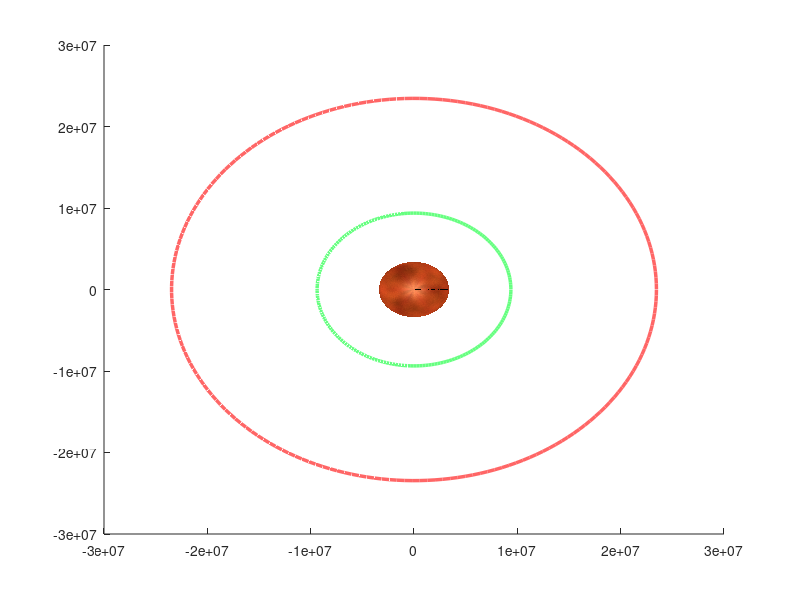

MATLAB code to generate this figure:
clc; clear; close all;

%% Mars Constants
mu_mars = 4.2828e13;          % Mars gravitational parameter (m^3/s^2)
R_mars  = 3389.5e3;           % Mars mean radius (m)

%% Moon Orbital Parameters (from Mars center)
r_phobos  = 9376e3;           % Phobos orbital radius (m)
r_deimos  = 23463e3;          % Deimos orbital radius (m)

% Actual orbital inclinations relative to Mars equator
inc_phobos = 1.08 * pi/180;   % ~1.08 degrees
inc_deimos = 1.79 * pi/180;   % ~1.79 degrees


fprintf('MARS MISSION ORBIT ARCHITECTURE STUDY\n');

%% ORBIT TYPE 1: HIGHLY ELLIPTICAL POLAR ORBIT
% Periapsis near Mars surface, apoapsis beyond Deimos
fprintf('Calculating Orbit Type 1: Highly Elliptical Polar...\n');

% Elliptical orbit parameters
r_periapsis_1 = R_mars + 300e3;      % 300 km altitude at periapsis
r_apoapsis_1 = r_deimos * 1.3;       % 30% beyond Deimos at apoapsis
a_ellip_1 = (r_periapsis_1 + r_apoapsis_1) / 2;  % Semi-major axis
e_ellip_1 = (r_apoapsis_1 - r_periapsis_1) / (r_apoapsis_1 + r_periapsis_1);  % Eccentricity
inc_ellip_1 = 90 * pi/180;            % Polar orbit

% Orbital period
T_ellip_1 = 2*pi*sqrt(a_ellip_1^3/mu_mars);

% Calculate velocities at key points
v_peri_1 = sqrt(mu_mars*(2/r_periapsis_1 - 1/a_ellip_1));
v_apo_1 = sqrt(mu_mars*(2/r_apoapsis_1 - 1/a_ellip_1));

% Transfer ΔV calculations
% From parking orbit to elliptical orbit
r_park = R_mars + 400e3;  % 400 km parking orbit
v_park = sqrt(mu_mars/r_park);
dV_insert_1 = abs(v_peri_1 - v_park);  % Insertion burn

% Access to Phobos
r_at_phobos = a_ellip_1*(1-e_ellip_1^2)/(1+e_ellip_1*cos(acos((a_ellip_1*(1-e_ellip_1^2)-r_phobos)/(e_ellip_1*r_phobos))));
v_at_phobos_ellip = sqrt(mu_mars*(2/r_phobos - 1/a_ellip_1));
v_phobos_circ = sqrt(mu_mars/r_phobos);
dV_phobos_1 = abs(v_phobos_circ - v_at_phobos_ellip) + 2*v_phobos_circ*sin(inc_ellip_1/2);

% Access to Deimos
v_at_deimos_ellip = v_apo_1;  % At apoapsis near Deimos
v_deimos_circ = sqrt(mu_mars/r_deimos);
dV_deimos_1 = abs(v_deimos_circ - v_at_deimos_ellip) + 2*v_deimos_circ*sin(inc_ellip_1/2);

% Total mission ΔV
total_dV_1 = dV_insert_1 + dV_phobos_1 + dV_deimos_1;

% Proximity metrics (minimum distances during orbit)
min_dist_mars_1 = r_periapsis_1 - R_mars;
min_dist_phobos_1 = abs(r_phobos - r_periapsis_1);  % Approximate
min_dist_deimos_1 = abs(r_apoapsis_1 - r_deimos);

%% ORBIT TYPE 2: COPLANAR CIRCULAR ORBIT
fprintf('Calculating Orbit Type 2: Coplanar Circular...\n');

% Optimal radius between Phobos and Deimos
r_circular_2 = sqrt(r_phobos * r_deimos);  % Geometric mean
inc_circular_2 = (inc_phobos + inc_deimos)/2;  % Average inclination

% Orbital period
T_circular_2 = 2*pi*sqrt(r_circular_2^3/mu_mars);

% Circular velocity
v_circ_2 = sqrt(mu_mars/r_circular_2);

% Transfer from parking orbit
a_trans_to_circ = (r_park + r_circular_2)/2;
v_park_depart = sqrt(mu_mars*(2/r_park - 1/a_trans_to_circ));
v_circ_arrive = sqrt(mu_mars*(2/r_circular_2 - 1/a_trans_to_circ));
dV_insert_2 = abs(v_park_depart - v_park) + abs(v_circ_2 - v_circ_arrive);

% Access to Phobos (transfer down)
a_to_phobos = (r_circular_2 + r_phobos)/2;
v_phobos_depart = sqrt(mu_mars*(2/r_circular_2 - 1/a_to_phobos));
v_phobos_arrive = sqrt(mu_mars*(2/r_phobos - 1/a_to_phobos));
v_phobos_circ = sqrt(mu_mars/r_phobos);
dV_phobos_2 = abs(v_phobos_depart - v_circ_2) + abs(v_phobos_circ - v_phobos_arrive);
% Plane change
dV_phobos_2 = dV_phobos_2 + 2*v_phobos_arrive*sin(abs(inc_circular_2-inc_phobos)/2);

% Access to Deimos (transfer up)
a_to_deimos = (r_circular_2 + r_deimos)/2;
v_deimos_depart = sqrt(mu_mars*(2/r_circular_2 - 1/a_to_deimos));
v_deimos_arrive = sqrt(mu_mars*(2/r_deimos - 1/a_to_deimos));
v_deimos_circ = sqrt(mu_mars/r_deimos);
dV_deimos_2 = abs(v_deimos_depart - v_circ_2) + abs(v_deimos_circ - v_deimos_arrive);
% Plane change
dV_deimos_2 = dV_deimos_2 + 2*v_deimos_arrive*sin(abs(inc_circular_2-inc_deimos)/2);

% Total mission ΔV
total_dV_2 = dV_insert_2 + dV_phobos_2 + dV_deimos_2;

% Proximity metrics
min_dist_mars_2 = r_circular_2 - R_mars;
min_dist_phobos_2 = abs(r_circular_2 - r_phobos);
min_dist_deimos_2 = abs(r_circular_2 - r_deimos);

%% ORBIT TYPE 3: ELLIPTICAL BETWEEN PHOBOS AND DEIMOS
fprintf('Calculating Orbit Type 3: Elliptical Between Moons...\n');

% Periapsis just outside Phobos, apoapsis at Deimos
r_periapsis_3 = r_phobos * 1.15;      % 15% outside Phobos orbit
r_apoapsis_3 = r_deimos;
a_ellip_3 = (r_periapsis_3 + r_apoapsis_3) / 2;
e_ellip_3 = (r_apoapsis_3 - r_periapsis_3) / (r_apoapsis_3 + r_periapsis_3);
inc_ellip_3 = (inc_phobos + inc_deimos)/2;  % Average inclination

% Orbital period
T_ellip_3 = 2*pi*sqrt(a_ellip_3^3/mu_mars);

% Velocities
v_peri_3 = sqrt(mu_mars*(2/r_periapsis_3 - 1/a_ellip_3));
v_apo_3 = sqrt(mu_mars*(2/r_apoapsis_3 - 1/a_ellip_3));

% Transfer from parking orbit
a_trans_to_ellip = (r_park + r_periapsis_3)/2;
v_park_depart_3 = sqrt(mu_mars*(2/r_park - 1/a_trans_to_ellip));
v_peri_arrive = sqrt(mu_mars*(2/r_periapsis_3 - 1/a_trans_to_ellip));
dV_insert_3 = abs(v_park_depart_3 - v_park) + abs(v_peri_3 - v_peri_arrive);

% Access to Phobos (near periapsis)
v_phobos_circ = sqrt(mu_mars/r_phobos);
dV_phobos_3 = abs(v_phobos_circ - v_peri_3);
% Plane change
dV_phobos_3 = dV_phobos_3 + 2*v_peri_3*sin(abs(inc_ellip_3-inc_phobos)/2);

% Access to Deimos (at apoapsis)
v_deimos_circ = sqrt(mu_mars/r_deimos);
dV_deimos_3 = abs(v_deimos_circ - v_apo_3);
% Plane change
dV_deimos_3 = dV_deimos_3 + 2*v_apo_3*sin(abs(inc_ellip_3-inc_deimos)/2);

% Total mission ΔV
total_dV_3 = dV_insert_3 + dV_phobos_3 + dV_deimos_3;

% Proximity metrics
min_dist_mars_3 = r_periapsis_3 - R_mars;
min_dist_phobos_3 = r_periapsis_3 - r_phobos;  % Distance from periapsis to Phobos orbit
min_dist_deimos_3 = 0;  % Passes through Deimos orbit

%% COMPARISON TABLE
fprintf('ORBIT COMPARISON RESULTS\n');

fprintf('%-35s | %-15s | %-15s | %-15s\n', 'PARAMETER', 'Ellip. Polar', 'Coplanar Circ.', 'Ellip. Between');
fprintf('%.100s\n', repmat('-', 1, 100));

fprintf('%-35s | %12.2f km | %12.2f km | %12.2f km\n', 'Periapsis altitude', ...
    (r_periapsis_1-R_mars)/1000, (r_circular_2-R_mars)/1000, (r_periapsis_3-R_mars)/1000);
fprintf('%-35s | %12.2f km | %12.2f km | %12.2f km\n', 'Apoapsis altitude', ...
    (r_apoapsis_1-R_mars)/1000, (r_circular_2-R_mars)/1000, (r_apoapsis_3-R_mars)/1000);
fprintf('%-35s | %15.3f | %15.3f | %15.3f\n', 'Eccentricity', e_ellip_1, 0.0, e_ellip_3);
fprintf('%-35s | %12.1f deg | %12.1f deg | %12.1f deg\n', 'Inclination', ...
    inc_ellip_1*180/pi, inc_circular_2*180/pi, inc_ellip_3*180/pi);
fprintf('%-35s | %12.2f hrs | %12.2f hrs | %12.2f hrs\n', 'Orbital Period (TOF)', ...
    T_ellip_1/3600, T_circular_2/3600, T_ellip_3/3600);

fprintf('\n%-35s\n', 'DELTA-V BUDGET');
fprintf('%-35s | %12.0f m/s | %12.0f m/s | %12.0f m/s\n', 'Insertion ΔV', ...
    dV_insert_1, dV_insert_2, dV_insert_3);
fprintf('%-35s | %12.0f m/s | %12.0f m/s | %12.0f m/s\n', 'Phobos Access ΔV', ...
    dV_phobos_1, dV_phobos_2, dV_phobos_3);
fprintf('%-35s | %12.0f m/s | %12.0f m/s | %12.0f m/s\n', 'Deimos Access ΔV', ...
    dV_deimos_1, dV_deimos_2, dV_deimos_3);
fprintf('%-35s | %12.0f m/s | %12.0f m/s | %12.0f m/s\n', 'TOTAL MISSION ΔV', ...
    total_dV_1, total_dV_2, total_dV_3);

fprintf('\n%-35s\n', 'PROXIMITY METRICS');
fprintf('%-35s | %12.0f km | %12.0f km | %12.0f km\n', 'Min. Distance to Mars Surface', ...
    min_dist_mars_1/1000, min_dist_mars_2/1000, min_dist_mars_3/1000);
fprintf('%-35s | %12.0f km | %12.0f km | %12.0f km\n', 'Min. Distance to Phobos', ...
    min_dist_phobos_1/1000, min_dist_phobos_2/1000, min_dist_phobos_3/1000);
fprintf('%-35s | %12.0f km | %12.0f km | %12.0f km\n', 'Min. Distance to Deimos', ...
    min_dist_deimos_1/1000, min_dist_deimos_2/1000, min_dist_deimos_3/1000);


%% Store orbit data for visualization
orbits = struct();

% Orbit 1: Highly Elliptical Polar
orbits(1).name = 'Highly Elliptical Polar';
orbits(1).type = 'elliptical';
orbits(1).a = a_ellip_1;
orbits(1).e = e_ellip_1;
orbits(1).inc = inc_ellip_1;
orbits(1).RAAN = 45 * pi/180;
orbits(1).omega = 0;  % Argument of periapsis
orbits(1).T = T_ellip_1;
orbits(1).color = [0.4 0.8 1];

% Orbit 2: Coplanar Circular
orbits(2).name = 'Coplanar Circular';
orbits(2).type = 'circular';
orbits(2).r = r_circular_2;
orbits(2).inc = inc_circular_2;
orbits(2).RAAN = 0;
orbits(2).T = T_circular_2;
orbits(2).color = [1 0.8 0.2];

% Orbit 3: Elliptical Between Moons
orbits(3).name = 'Elliptical Between Moons (Outside Phobos)';
orbits(3).type = 'elliptical';
orbits(3).a = a_ellip_3;
orbits(3).e = e_ellip_3;
orbits(3).inc = inc_ellip_3;
orbits(3).RAAN = 0;
orbits(3).omega = 0;
orbits(3).T = T_ellip_3;
orbits(3).color = [0.8 0.4 1];

%% Generate orbit paths
n_points = 500;

for i = 1:3
    if strcmp(orbits(i).type, 'elliptical')
        % True anomaly
        nu = linspace(0, 2*pi, n_points);
        
        % Orbital radius
        r_orbit = orbits(i).a * (1 - orbits(i).e^2) ./ (1 + orbits(i).e * cos(nu));
        
        % Position in orbital plane
        x_plane = r_orbit .* cos(nu);
        y_plane = r_orbit .* sin(nu);
        z_plane = zeros(size(nu));
        
        % Rotation matrices
        R_omega = [cos(orbits(i).omega), -sin(orbits(i).omega), 0;
                   sin(orbits(i).omega), cos(orbits(i).omega), 0;
                   0, 0, 1];
        
        R_inc = [1, 0, 0;
                 0, cos(orbits(i).inc), -sin(orbits(i).inc);
                 0, sin(orbits(i).inc), cos(orbits(i).inc)];
        
        R_RAAN = [cos(orbits(i).RAAN), -sin(orbits(i).RAAN), 0;
                  sin(orbits(i).RAAN), cos(orbits(i).RAAN), 0;
                  0, 0, 1];
        
        R_total = R_RAAN * R_inc * R_omega;
        
        % Apply rotation
        orbits(i).x = zeros(size(nu));
        orbits(i).y = zeros(size(nu));
        orbits(i).z = zeros(size(nu));
        
        for k = 1:length(nu)
            pos_rotated = R_total * [x_plane(k); y_plane(k); z_plane(k)];
            orbits(i).x(k) = pos_rotated(1);
            orbits(i).y(k) = pos_rotated(2);
            orbits(i).z(k) = pos_rotated(3);
        end
        
    else  % Circular
        theta = linspace(0, 2*pi, n_points);
        
        % Position in orbital plane
        x_plane = orbits(i).r * cos(theta);
        y_plane = orbits(i).r * sin(theta);
        z_plane = zeros(size(theta));
        
        % Rotation matrices
        R_inc = [1, 0, 0;
                 0, cos(orbits(i).inc), -sin(orbits(i).inc);
                 0, sin(orbits(i).inc), cos(orbits(i).inc)];
        
        R_RAAN = [cos(orbits(i).RAAN), -sin(orbits(i).RAAN), 0;
                  sin(orbits(i).RAAN), cos(orbits(i).RAAN), 0;
                  0, 0, 1];
        
        R_total = R_RAAN * R_inc;
        
        % Apply rotation
        orbits(i).x = zeros(size(theta));
        orbits(i).y = zeros(size(theta));
        orbits(i).z = zeros(size(theta));
        
        for k = 1:length(theta)
            pos_rotated = R_total * [x_plane(k); y_plane(k); z_plane(k)];
            orbits(i).x(k) = pos_rotated(1);
            orbits(i).y(k) = pos_rotated(2);
            orbits(i).z(k) = pos_rotated(3);
        end
    end
end

%% 3D Visualization with all three orbits
fig = figure('Position', [100, 100, 1600, 900]);

% Add planet3D to path if available
if exist('planet3D', 'file') && exist('background', 'file')
    background('Milky Way');
    hold on;
    opts_mars.Position = [0; 0; 0];
    planet3D('Mars', opts_mars);
else
    % Fallback: create Mars manually
    [X_mars, Y_mars, Z_mars] = sphere(120);
    X_mars = X_mars * R_mars;
    Y_mars = Y_mars * R_mars;
    Z_mars = Z_mars * R_mars;
    
    n_res = 121;
    phi = linspace(0, pi, n_res);
    theta_tex = linspace(0, 2*pi, n_res);
    [PHI, THETA] = meshgrid(phi, theta_tex);
    
    large_scale = 0.3*sin(2*PHI).*cos(3*THETA) + 0.2*sin(3*PHI+1).*cos(2*THETA-0.5);
    medium_scale = 0.15*sin(7*PHI).*cos(8*THETA) + 0.1*sin(5*PHI-0.8).*cos(6*THETA+1.2);
    fine_scale = 0.05*randn(size(PHI));
    terrain = large_scale + medium_scale + fine_scale;
    
    mars_red = 0.65 + 0.25*terrain + 0.05*abs(sin(4*PHI));
    mars_green = 0.22 + 0.12*terrain + 0.03*abs(sin(3*THETA));
    mars_blue = 0.08 + 0.06*terrain + 0.01*abs(cos(2*PHI));
    
    ice_cap = exp(-10*(PHI-0).^2) + exp(-10*(PHI-pi).^2);
    mars_red = mars_red + 0.3*ice_cap;
    mars_green = mars_green + 0.3*ice_cap;
    mars_blue = mars_blue + 0.25*ice_cap;
    
    mars_texture = zeros(n_res, n_res, 3);
    mars_texture(:,:,1) = mars_red';
    mars_texture(:,:,2) = mars_green';
    mars_texture(:,:,3) = mars_blue';
    mars_texture = max(0, min(1, mars_texture));
    
    hold on;
    surf(X_mars, Y_mars, Z_mars, 'CData', mars_texture, ...
        'FaceColor', 'texturemap', 'EdgeColor', 'none', 'FaceAlpha', 1.0);
end

% Moon orbits
theta_moon = linspace(0, 2*pi, 200);
x_phobos = r_phobos * cos(theta_moon);
y_phobos = r_phobos * sin(theta_moon) * cos(inc_phobos);
z_phobos = r_phobos * sin(theta_moon) * sin(inc_phobos);

x_deimos = r_deimos * cos(theta_moon);
y_deimos = r_deimos * sin(theta_moon) * cos(inc_deimos);
z_deimos = r_deimos * sin(theta_moon) * sin(inc_deimos);

plot3(x_phobos, y_phobos, z_phobos, 'Color', [0.4 1 0.5], 'LineWidth', 2.5, ...
    'DisplayName', 'Phobos Orbit');
plot3(x_deimos, y_deimos, z_deimos, 'Color', [1 0.4 0.4], 'LineWidth', 2.5, ...
    'DisplayName', 'Deimos Orbit');

%% User selection for visualization and animation
fprintf('\nWhich orbit would you like to visualize and animate?\n');
fprintf('  1 - Highly Elliptical Polar (High ΔV, close to Mars & both moons)\n');
fprintf('  2 - Coplanar Circular (Medium ΔV, equidistant between moons)\n');
fprintf('  3 - Elliptical Between Moons (Low ΔV, outside Phobos to Deimos)\n');
fprintf('  4 - Show all three simultaneously\n');
fprintf('  0 - Skip visualization\n');

orbit_choice = input('Enter choice (0-4): ');

if orbit_choice == 0
    fprintf('\nSkipping visualization.\n');
    return;
end

% Determine which orbits to draw
if orbit_choice >= 1 && orbit_choice <= 3
    draw_orbits = orbit_choice;
elseif orbit_choice == 4
    draw_orbits = [1, 2, 3];
else
    fprintf('Invalid choice. Exiting.\n');
    return;
end

% Plot selected spacecraft orbit(s)
for i = draw_orbits
    plot3(orbits(i).x, orbits(i).y, orbits(i).z, ...
        'Color', orbits(i).color, 'LineWidth', 5, ...
        'DisplayName', orbits(i).name);
end

% Add small equatorial reference
theta_eq = linspace(0, 2*pi, 100);
r_eq = R_mars * 2.5;
plot3(r_eq*cos(theta_eq), r_eq*sin(theta_eq), zeros(size(theta_eq)), ...
    'w--', 'LineWidth', 1, 'HandleVisibility', 'off');

% Create moons
moon_scale = 150;
phobos_radius = 11.3e3 * moon_scale;
deimos_radius = 6.2e3 * moon_scale;

[X_p, Y_p, Z_p] = sphere(40);
phobos_sphere = surf(X_p*phobos_radius + r_phobos, Y_p*phobos_radius, Z_p*phobos_radius, ...
    'FaceColor', [0.55 0.6 0.5], 'EdgeColor', 'none');

[X_d, Y_d, Z_d] = sphere(40);
deimos_sphere = surf(X_d*deimos_radius + r_deimos, Y_d*deimos_radius, Z_d*deimos_radius, ...
    'FaceColor', [0.48 0.5 0.45], 'EdgeColor', 'none');

% Spacecraft markers for selected orbit(s)
spacecraft_markers = cell(3, 1);
trail_lines = cell(3, 1);
for i = draw_orbits
    spacecraft_markers{i} = plot3(orbits(i).x(1), orbits(i).y(1), orbits(i).z(1), ...
        'o', 'MarkerSize', 20, 'MarkerFaceColor', orbits(i).color, ...
        'MarkerEdgeColor', 'w', 'LineWidth', 2.5);
    trail_lines{i} = plot3(orbits(i).x(1), orbits(i).y(1), orbits(i).z(1), ...
        'Color', orbits(i).color, 'LineWidth', 3);
end

%% Formatting
xlabel('X (m)', 'FontSize', 14, 'FontWeight', 'bold', 'Color', 'w');
ylabel('Y (m)', 'FontSize', 14, 'FontWeight', 'bold', 'Color', 'w');
zlabel('Z (m)', 'FontSize', 14, 'FontWeight', 'bold', 'Color', 'w');

% Dynamic title based on selection
if length(draw_orbits) == 1
    title_str = sprintf('Mars Mission: %s', orbits(draw_orbits).name);
else
    title_str = 'Mars Mission: Three Orbit Architectures Comparison';
end
title(title_str, 'FontSize', 17, 'FontWeight', 'bold', 'Color', 'w');

legend('Location', 'northeast', 'FontSize', 11, 'TextColor', 'w', ...
    'Color', [0.05 0.05 0.05 0.8], 'EdgeColor', 'w');

grid on;
ax = gca;
ax.GridColor = [1, 1, 1];
ax.GridAlpha = 0.12;
ax.XColor = 'w';
ax.YColor = 'w';
ax.ZColor = 'w';
ax.Color = [0 0 0];
fig.Color = [0 0 0];

axis equal;
view(40, 25);

% Lighting
light('Position', [1, -1, 0]);
lighting gouraud;

% Axis limits - adjusted based on selected orbit
if orbit_choice == 1
    max_radius = r_apoapsis_1 * 1.2;
elseif orbit_choice == 2
    max_radius = r_circular_2 * 1.3;
elseif orbit_choice == 3
    max_radius = r_deimos * 1.3;
else
    max_radius = r_apoapsis_1 * 1.2;
end
xlim([-max_radius, max_radius]);
ylim([-max_radius, max_radius]);
zlim([-max_radius, max_radius]);

% Enable interactive orbit controls
rotate3d on;
fprintf('\nINTERACTIVE CONTROLS\n');
fprintf('Use your mouse to rotate the view:\n');
fprintf('  - Click and drag to rotate\n');
fprintf('  - Right-click and drag to pan\n');
fprintf('  - Scroll to zoom in/out\n');
fprintf('Press any key when ready to continue...\n');
pause;

%% Animation
fprintf('\nAnimate the selected orbit(s)? (1=Yes, 0=No): ');
animate_choice = input('');

if animate_choice ~= 1
    fprintf('\nVisualization complete. Animation skipped.\n');
    fprintf('You can continue to interact with the 3D view.\n');
    return;
end

fprintf('\nEnable automatic camera rotation during animation?\n');
fprintf('  1 - Yes (cinematic view)\n');
fprintf('  0 - No (keep current view fixed)\n');
rotate_camera = input('Enter choice: ');

if rotate_camera ~= 1
    fprintf('\nCamera rotation disabled. View will remain fixed during animation.\n');
else
    fprintf('\nAutomatic camera rotation enabled.\n');
end

n_frames = 1200;
trail_length = 80;

fprintf('\nAnimating selected orbit(s)...\n');
fprintf('Press Ctrl+C to stop animation.\n\n');

% Turn off rotate3d during animation for smooth rendering
rotate3d off;

% Animate the selected orbits
animate_orbits = draw_orbits;

for frame = 1:n_frames
    % Update each selected orbit
    for idx = animate_orbits
        % Time for this orbit
        t = (frame/n_frames) * orbits(idx).T * 3;
        angle = 2*pi*t/orbits(idx).T;
        
        % Spacecraft position index
        sc_idx = mod(round(angle/(2*pi) * n_points), n_points) + 1;
        
        % Update spacecraft
        x_sc = orbits(idx).x(sc_idx);
        y_sc = orbits(idx).y(sc_idx);
        z_sc = orbits(idx).z(sc_idx);
        set(spacecraft_markers{idx}, 'XData', x_sc, 'YData', y_sc, 'ZData', z_sc);
        
        % Update trail
        trail_start = max(1, sc_idx - trail_length);
        if sc_idx > trail_start
            trail_indices = trail_start:sc_idx;
        else
            trail_indices = [trail_start:n_points, 1:sc_idx];
        end
        set(trail_lines{idx}, 'XData', orbits(idx).x(trail_indices), ...
            'YData', orbits(idx).y(trail_indices), 'ZData', orbits(idx).z(trail_indices));
    end
    
    % Update moons
    T_phobos = 2*pi*sqrt(r_phobos^3/mu_mars);
    T_deimos = 2*pi*sqrt(r_deimos^3/mu_mars);
    
    t_moon = (frame/n_frames) * T_phobos * 3;
    angle_phobos = 2*pi*t_moon/T_phobos;
    angle_deimos = 2*pi*t_moon/T_deimos;
    
    x_p = r_phobos * cos(angle_phobos);
    y_p = r_phobos * sin(angle_phobos) * cos(inc_phobos);
    z_p = r_phobos * sin(angle_phobos) * sin(inc_phobos);
    set(phobos_sphere, 'XData', X_p*phobos_radius + x_p, ...
        'YData', Y_p*phobos_radius + y_p, 'ZData', Z_p*phobos_radius + z_p);
    
    x_d = r_deimos * cos(angle_deimos);
    y_d = r_deimos * sin(angle_deimos) * cos(inc_deimos);
    z_d = r_deimos * sin(angle_deimos) * sin(inc_deimos);
    set(deimos_sphere, 'XData', X_d*deimos_radius + x_d, ...
        'YData', Y_d*deimos_radius + y_d, 'ZData', Z_d*deimos_radius + z_d);
    
    % Camera rotation (only if enabled)
    if rotate_camera == 1
        az = 40 + 110*sin(frame*0.0035);
        el = 25 + 18*cos(frame*0.0028);
        view(az, el);
    end
    
    drawnow;
    pause(0.01);
end

fprintf('Animation complete!\n');
fprintf('\nRe-enabling interactive controls. You can now rotate the view.\n');
rotate3d on;

fprintf('\nEND OF MISSION ANALYSIS\n');
